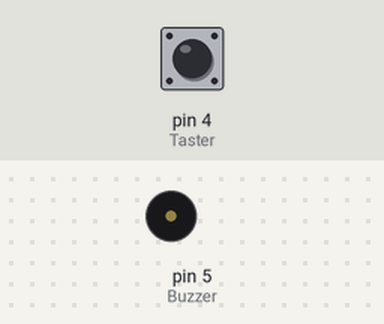
Simulated run of this sketch. Board: Arduino Uno, built with avr-gcc and run on an emulated ATmega328P. Shown: buzzer (waves = sounding). The inputs (shaded band) are chosen by the test bench; at power-on: pin 4 (Taster) LOW.

Above: at 1.2 s.
1.3 s: pin 4 (Taster) pulled HIGH for 3.2 s
At 1.6 s:
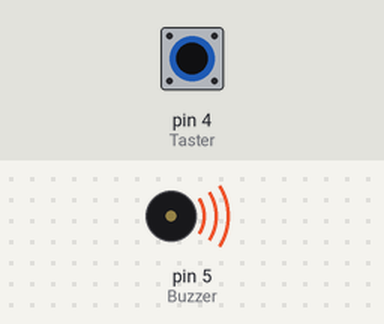
Timing chart, 0 to 6.8 s (numbered marks = the images above; inputs shaded):
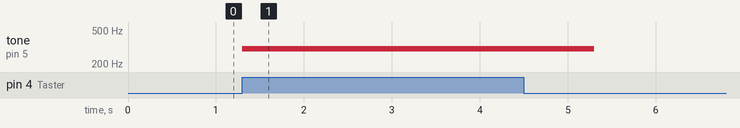

Measured:
- after the input at 1.3 s, tone on pin 5 (Buzzer): silent → 300 Hz at once, → silent 4.0 s later

The sketch:

02_Ton.ino
```cpp
/* Befehle:
pinMode(PIN, OUTPUT oder INPUT); <- definiert den PIN (ohne D), OUTPUT gibt Strom und INPUT misst den Strom am PIN
WERT = digitalRead(PIN); <- das HIGH oder LOW welches gemessen wurde, speichern wir in der Variable WERT (Achtung WERT muss bei den Variabel noch definiert werden!)
tone(PIN, FREQUENZ); <- erzeugt einen Ton mit einer bestimmten Frequenz am PIN, PIN mit einer Zahl und FREQUENZ mit einer Zahl in Hertz ersetzen
noTone(PIN); <- stoppt den Ton am PIN, PIN mit einer Zahl ersetzen
delay(ZEIT); <- macht eine Pause mit der ZEIT in millisekunden
*/

//Die Erzeugung des Tones basiert massgeblich auf dem Befehl „tone(x, y)“,
//wobei der x-Wert den Pin angibt, an dem der Lautsprecher mit der positiven Seite angeschlossen ist und der y-Wert, der die Tonhöhe angibt.


//Definiere zuerst die Variabeln
//TODO: PIN-Nummer für den Button auf dem SensorKit (ohne D)
int Taster = 4 ;
//TODO: PIN-Nummer für den Buzzer auf dem SensorKit (ohne D) - muss mit Zahl ergänzt werden - der Buzzer ist der kleine schwarze "Lautsprecher"
int Buzzer = 5;
//TODO: Millisekunden anpassen. hier definieren wir die Zeit im Befehl delay(ZEIT) - den kennst du noch von der LED Übung!
int Spielzeit = 1000;

int Tasterstatus=0; // nicht ändern. Dies ist ein Startwert und wird definiert damit das Arduino weiss, dass es sich im eine Zahl handelt.


void setup()
{

pinMode(Taster, INPUT); // Hier nutzen wir das Wort Taster als PIN-Nummer welche oben definiert ist in den Variabeln
// und der Taster in ein Input, da wir den Strom messen am PIN

// TODO: Nutze hier die Variabel für den Buzzer und der Buzzer soll einen Ton ausgeben. Ist es ein INPUT oder OUTPUT?
pinMode(Buzzer, OUTPUT);


}

void loop()
{
Tasterstatus = digitalRead(Taster); // hier lesen wir den PIN aus mit digitalRead(PIN) und speichern den Wert in Tasterstatus
//NEU: Wir lernen if/else - wenn das passiert mache das (if) und anonsten das andere (else)
if (Tasterstatus == HIGH) // Wenn der Taster gedrückt ist... also wenn der PIN Strom bekommt, dann ist das Signal HIGH
{
tone(Buzzer, 300); // …spiele diesen Ton... //TEST: Verändere die Zahl in diesem Befehel - was passiert?

//TODO: Füge hier eine Pause mit der Länge "Spielzeit" ein. Nutze die Variabel nicht die Zahl.
delay(Spielzeit);

noTone(Buzzer); // Ton abschalten
}
else {
  // wenn nichts gedrückt wird, mache nichts
  // hier musst du nichts ergänzen
  //TEST: Falls du möchtest kannst du hier etwas programmieren - was soll passieren wenn der Taster nicht gedrückt wird?
  //TEST: Leuchtet eine LED? Du darfst dein Wissen von Übung 1 und 2 auch hier anwenden
}
}
```
